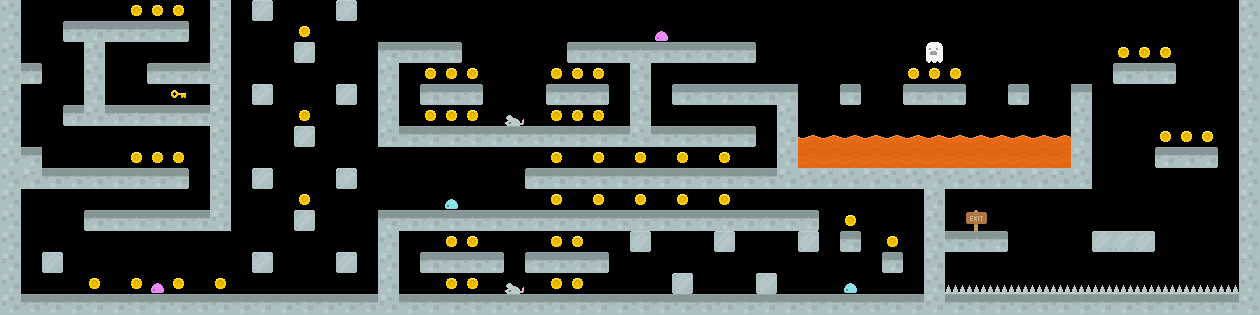

A level layout from a 2D game, rendered from its tile map. Below: a short description, then the map file with its tile-grid data intact:
An orthogonal 60x15 tile map with 21x21 px tiles, 1 tile layer (tiles).

<map version="1.5" tiledversion="1.7.2" orientation="orthogonal" renderorder="right-down" width="60" height="15" tilewidth="21" tileheight="21" infinite="0" nextlayerid="2" nextobjectid="1">
 <editorsettings>
  <export target="map5_tiles.csv" format="csv" />
 </editorsettings>
 <tileset firstgid="1" source="tileset.tsx" />
 <layer id="1" name="tiles" width="60" height="15" locked="1">
  <data encoding="csv">
333,0,0,0,0,0,79,79,79,0,333,0,735,0,0,0,735,0,0,0,0,0,0,0,0,0,0,0,0,0,0,0,0,0,0,0,0,0,0,0,0,0,0,0,0,0,0,0,0,0,0,0,0,0,0,0,0,0,0,333,
333,0,0,303,304,304,304,304,305,0,333,0,0,0,79,0,0,0,0,0,0,0,0,0,0,0,0,0,0,0,0,231,0,0,0,0,0,0,0,0,0,0,0,0,0,0,0,0,0,0,0,0,0,0,0,0,0,0,0,333,
333,0,0,0,333,0,0,0,0,0,333,0,0,749,735,0,0,0,304,304,304,305,0,0,0,0,0,303,304,304,304,304,304,304,304,305,0,0,0,0,0,0,0,0,446,0,0,0,0,0,0,0,0,79,79,79,0,0,0,333,
333,305,0,0,333,750,0,303,304,304,333,0,0,0,0,0,0,0,333,0,79,79,79,0,0,0,79,79,79,0,333,0,0,0,0,0,0,0,0,0,0,0,0,79,79,79,0,0,0,0,0,0,0,303,304,305,0,0,0,333,
333,0,0,0,333,0,0,0,15,0,333,0,735,0,0,0,735,0,333,0,303,304,305,0,0,0,303,304,305,0,333,0,303,304,304,304,304,304,0,0,302,0,0,303,304,305,0,0,302,0,0,304,0,0,0,0,0,0,0,333,
333,0,0,303,333,304,304,304,304,304,333,0,0,0,79,0,0,0,333,0,79,79,79,0,385,0,79,79,79,0,333,0,0,0,0,0,0,333,0,0,0,0,0,0,0,0,0,0,0,0,0,333,0,0,0,0,0,0,0,333,
333,0,0,0,0,0,0,0,0,0,333,0,0,0,735,750,0,0,333,304,304,304,304,304,304,304,304,304,304,304,333,304,304,304,304,305,0,333,14,14,14,14,14,14,14,14,14,14,14,14,14,333,0,0,0,79,79,79,0,333,
333,304,0,0,0,0,79,79,79,0,333,0,0,0,0,0,0,0,0,0,0,0,0,0,0,0,79,0,79,0,79,0,79,0,79,0,0,333,43,43,43,43,43,43,43,43,43,43,43,43,43,333,0,0,0,303,304,305,0,333,
333,333,304,304,304,304,304,304,305,0,333,0,735,0,0,0,735,0,0,0,0,0,0,0,0,303,304,304,304,304,304,304,304,304,304,304,304,333,333,333,333,333,333,333,333,333,333,333,333,333,333,333,0,0,0,0,0,0,0,333,
333,0,0,0,0,0,0,0,0,0,333,0,0,0,79,0,0,0,0,0,0,291,0,0,0,0,79,0,79,0,79,0,79,0,79,0,0,0,0,0,0,0,0,0,333,0,0,0,0,0,0,0,0,0,0,0,0,0,0,333,
333,0,0,0,303,304,304,304,304,304,333,0,0,749,735,0,0,0,304,304,304,304,304,304,304,304,304,304,304,304,304,304,304,304,304,304,304,304,305,0,79,0,0,0,333,0,254,0,0,0,0,0,0,0,0,0,0,0,0,333,
333,0,0,0,0,0,0,0,0,0,0,0,0,0,0,0,0,0,333,0,0,79,79,0,0,0,79,79,0,0,735,0,0,0,735,0,0,0,735,0,302,0,79,0,333,304,304,305,0,0,0,0,736,737,738,0,0,0,0,333,
333,0,735,0,0,0,0,0,0,0,0,0,735,0,0,0,735,0,333,0,303,304,304,305,0,303,304,304,305,0,0,0,0,0,0,0,0,0,0,0,0,0,302,0,333,0,0,0,0,0,0,0,0,0,0,0,0,0,0,333,
333,0,0,0,79,0,79,231,79,0,79,0,0,0,0,0,0,0,333,0,0,79,79,0,385,0,79,79,0,0,0,0,735,0,0,0,735,0,0,0,291,0,0,0,333,71,71,71,71,71,71,71,71,71,71,71,71,71,71,333,
333,304,304,304,304,304,304,304,304,304,304,304,304,304,304,304,304,304,333,304,304,304,304,304,304,304,304,304,304,304,304,304,304,304,304,304,304,304,304,304,304,304,304,304,333,304,304,304,304,304,304,304,304,304,304,304,304,304,304,333
</data>
 </layer>
</map>
